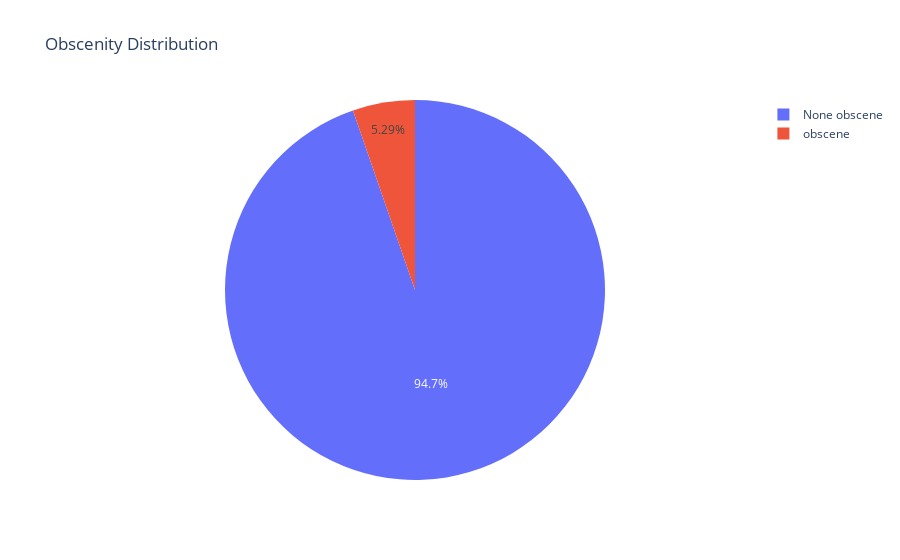

Source (notebook cell):
### Code cell
output_counts = df_train["obscene"].value_counts()

# Build the pie chart
fig = px.pie(values=output_counts, 
             names=["None obscene", 'obscene'],
             
             title="Obscenity Distribution")
fig.show()

### Figure 1 — Plotly figure (JSON) as saved in the notebook; plotly's stock layout.template omitted (floating-point values rounded to 4 significant figures)
{"data": [{"domain": {"x": [0, 1], "y": [0, 1]}, "hovertemplate": "label=%{label}<br>value=%{value}<extra></extra>", "labels": ["None obscene", "obscene"], "legendgroup": "", "name": "", "showlegend": true, "type": "pie", "values": [151122, 8449]}], "layout": {"legend": {"tracegroupgap": 0}, "title": {"text": "Obscenity Distribution"}}}
